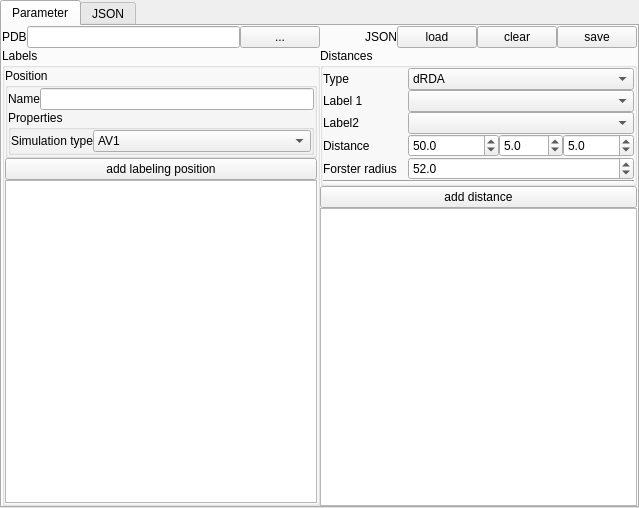
<?xml version="1.0" encoding="UTF-8"?>
<ui version="4.0">
 <class>Form</class>
 <widget class="QWidget" name="Form">
  <property name="geometry">
   <rect>
    <x>0</x>
    <y>0</y>
    <width>639</width>
    <height>508</height>
   </rect>
  </property>
  <property name="windowTitle">
   <string>fps.json editor</string>
  </property>
  <property name="windowIcon">
   <iconset>
    <normaloff>:/icons/icons/pdb2label.ico</normaloff>:/icons/icons/pdb2label.ico</iconset>
  </property>
  <layout class="QVBoxLayout" name="verticalLayout_2">
   <property name="spacing">
    <number>0</number>
   </property>
   <property name="leftMargin">
    <number>0</number>
   </property>
   <property name="topMargin">
    <number>0</number>
   </property>
   <property name="rightMargin">
    <number>0</number>
   </property>
   <property name="bottomMargin">
    <number>0</number>
   </property>
   <item>
    <widget class="QTabWidget" name="tabWidget">
     <property name="currentIndex">
      <number>0</number>
     </property>
     <widget class="QWidget" name="tab">
      <attribute name="title">
       <string>Parameter</string>
      </attribute>
      <layout class="QGridLayout" name="gridLayout_4">
       <property name="leftMargin">
        <number>0</number>
       </property>
       <property name="topMargin">
        <number>0</number>
       </property>
       <property name="rightMargin">
        <number>0</number>
       </property>
       <property name="bottomMargin">
        <number>0</number>
       </property>
       <property name="spacing">
        <number>0</number>
       </property>
       <item row="1" column="0" rowspan="3">
        <widget class="QGroupBox" name="groupBox_2">
         <property name="sizePolicy">
          <sizepolicy hsizetype="Preferred" vsizetype="Minimum">
           <horstretch>0</horstretch>
           <verstretch>0</verstretch>
          </sizepolicy>
         </property>
         <property name="title">
          <string>Labels</string>
         </property>
         <layout class="QGridLayout" name="gridLayout">
          <property name="leftMargin">
           <number>0</number>
          </property>
          <property name="topMargin">
           <number>0</number>
          </property>
          <property name="rightMargin">
           <number>0</number>
          </property>
          <property name="bottomMargin">
           <number>0</number>
          </property>
          <property name="spacing">
           <number>0</number>
          </property>
          <item row="0" column="0">
           <widget class="QGroupBox" name="groupBox">
            <property name="sizePolicy">
             <sizepolicy hsizetype="Expanding" vsizetype="Preferred">
              <horstretch>0</horstretch>
              <verstretch>0</verstretch>
             </sizepolicy>
            </property>
            <property name="title">
             <string>Position</string>
            </property>
            <layout class="QGridLayout" name="gridLayout_5">
             <property name="leftMargin">
              <number>0</number>
             </property>
             <property name="topMargin">
              <number>0</number>
             </property>
             <property name="rightMargin">
              <number>0</number>
             </property>
             <property name="bottomMargin">
              <number>0</number>
             </property>
             <property name="spacing">
              <number>0</number>
             </property>
             <item row="1" column="0">
              <widget class="QLabel" name="label_7">
               <property name="text">
                <string>Name</string>
               </property>
              </widget>
             </item>
             <item row="3" column="0" colspan="3">
              <layout class="QVBoxLayout" name="verticalLayout_3">
               <property name="spacing">
                <number>0</number>
               </property>
              </layout>
             </item>
             <item row="1" column="1">
              <widget class="QLineEdit" name="lineEdit_2"/>
             </item>
             <item row="4" column="0" colspan="2">
              <widget class="QGroupBox" name="groupBox_3">
               <property name="sizePolicy">
                <sizepolicy hsizetype="Expanding" vsizetype="Preferred">
                 <horstretch>0</horstretch>
                 <verstretch>0</verstretch>
                </sizepolicy>
               </property>
               <property name="title">
                <string>Properties</string>
               </property>
               <layout class="QGridLayout" name="gridLayout_2">
                <property name="leftMargin">
                 <number>0</number>
                </property>
                <property name="topMargin">
                 <number>0</number>
                </property>
                <property name="rightMargin">
                 <number>0</number>
                </property>
                <property name="bottomMargin">
                 <number>0</number>
                </property>
                <property name="spacing">
                 <number>0</number>
                </property>
                <item row="0" column="0">
                 <widget class="QLabel" name="label_2">
                  <property name="text">
                   <string>Simulation type</string>
                  </property>
                 </widget>
                </item>
                <item row="0" column="1">
                 <widget class="QComboBox" name="comboBox">
                  <property name="sizePolicy">
                   <sizepolicy hsizetype="Expanding" vsizetype="Fixed">
                    <horstretch>0</horstretch>
                    <verstretch>0</verstretch>
                   </sizepolicy>
                  </property>
                  <item>
                   <property name="text">
                    <string>AV1</string>
                   </property>
                  </item>
                  <item>
                   <property name="text">
                    <string>AV0</string>
                   </property>
                  </item>
                  <item>
                   <property name="text">
                    <string>AV3</string>
                   </property>
                  </item>
                 </widget>
                </item>
                <item row="1" column="0" colspan="3">
                 <layout class="QVBoxLayout" name="verticalLayout_4">
                  <property name="spacing">
                   <number>0</number>
                  </property>
                 </layout>
                </item>
               </layout>
              </widget>
             </item>
            </layout>
           </widget>
          </item>
          <item row="1" column="0">
           <widget class="QPushButton" name="pushButton_2">
            <property name="sizePolicy">
             <sizepolicy hsizetype="Minimum" vsizetype="Fixed">
              <horstretch>0</horstretch>
              <verstretch>0</verstretch>
             </sizepolicy>
            </property>
            <property name="maximumSize">
             <size>
              <width>16777215</width>
              <height>16777215</height>
             </size>
            </property>
            <property name="text">
             <string>add labeling position</string>
            </property>
           </widget>
          </item>
          <item row="2" column="0">
           <widget class="QListWidget" name="listWidget">
            <property name="sizePolicy">
             <sizepolicy hsizetype="MinimumExpanding" vsizetype="Expanding">
              <horstretch>0</horstretch>
              <verstretch>0</verstretch>
             </sizepolicy>
            </property>
            <property name="maximumSize">
             <size>
              <width>16777215</width>
              <height>16777215</height>
             </size>
            </property>
            <property name="toolTip">
             <string>&lt;html&gt;&lt;head/&gt;&lt;body&gt;&lt;p&gt;List of labeling positions:&lt;/p&gt;&lt;p&gt;A double click on a position deletes the position from the list.&lt;/p&gt;&lt;/body&gt;&lt;/html&gt;</string>
            </property>
           </widget>
          </item>
         </layout>
        </widget>
       </item>
       <item row="0" column="0">
        <layout class="QHBoxLayout" name="horizontalLayout_2">
         <property name="spacing">
          <number>0</number>
         </property>
         <item>
          <widget class="QLabel" name="label">
           <property name="sizePolicy">
            <sizepolicy hsizetype="Fixed" vsizetype="Preferred">
             <horstretch>0</horstretch>
             <verstretch>0</verstretch>
            </sizepolicy>
           </property>
           <property name="text">
            <string>PDB</string>
           </property>
          </widget>
         </item>
         <item>
          <widget class="QLineEdit" name="lineEdit">
           <property name="readOnly">
            <bool>true</bool>
           </property>
          </widget>
         </item>
         <item>
          <widget class="QPushButton" name="toolButton_4">
           <property name="sizePolicy">
            <sizepolicy hsizetype="Fixed" vsizetype="Minimum">
             <horstretch>0</horstretch>
             <verstretch>0</verstretch>
            </sizepolicy>
           </property>
           <property name="text">
            <string>...</string>
           </property>
          </widget>
         </item>
        </layout>
       </item>
       <item row="0" column="1" colspan="4">
        <layout class="QHBoxLayout" name="horizontalLayout_3">
         <property name="spacing">
          <number>0</number>
         </property>
         <item>
          <spacer name="horizontalSpacer">
           <property name="orientation">
            <enum>Qt::Horizontal</enum>
           </property>
           <property name="sizeHint" stdset="0">
            <size>
             <width>40</width>
             <height>20</height>
            </size>
           </property>
          </spacer>
         </item>
         <item>
          <widget class="QLabel" name="label_10">
           <property name="sizePolicy">
            <sizepolicy hsizetype="Fixed" vsizetype="Preferred">
             <horstretch>0</horstretch>
             <verstretch>0</verstretch>
            </sizepolicy>
           </property>
           <property name="text">
            <string>JSON</string>
           </property>
          </widget>
         </item>
         <item>
          <widget class="QPushButton" name="toolButton_2">
           <property name="text">
            <string>load</string>
           </property>
          </widget>
         </item>
         <item>
          <widget class="QPushButton" name="toolButton_3">
           <property name="text">
            <string>clear</string>
           </property>
          </widget>
         </item>
         <item>
          <widget class="QPushButton" name="toolButton">
           <property name="text">
            <string>save</string>
           </property>
          </widget>
         </item>
        </layout>
       </item>
       <item row="1" column="2" colspan="2">
        <widget class="QGroupBox" name="groupBox_4">
         <property name="title">
          <string>Distances</string>
         </property>
         <layout class="QGridLayout" name="gridLayout_3">
          <property name="leftMargin">
           <number>0</number>
          </property>
          <property name="topMargin">
           <number>0</number>
          </property>
          <property name="rightMargin">
           <number>0</number>
          </property>
          <property name="bottomMargin">
           <number>0</number>
          </property>
          <property name="spacing">
           <number>0</number>
          </property>
          <item row="1" column="2" colspan="4">
           <widget class="QComboBox" name="comboBox_2">
            <property name="sizePolicy">
             <sizepolicy hsizetype="MinimumExpanding" vsizetype="Fixed">
              <horstretch>0</horstretch>
              <verstretch>0</verstretch>
             </sizepolicy>
            </property>
           </widget>
          </item>
          <item row="2" column="0">
           <widget class="QLabel" name="label_5">
            <property name="text">
             <string>Label2</string>
            </property>
           </widget>
          </item>
          <item row="7" column="0" colspan="6">
           <widget class="Line" name="line">
            <property name="orientation">
             <enum>Qt::Horizontal</enum>
            </property>
           </widget>
          </item>
          <item row="3" column="0" colspan="2">
           <widget class="QLabel" name="label_8">
            <property name="sizePolicy">
             <sizepolicy hsizetype="Fixed" vsizetype="Preferred">
              <horstretch>0</horstretch>
              <verstretch>0</verstretch>
             </sizepolicy>
            </property>
            <property name="text">
             <string>Distance </string>
            </property>
           </widget>
          </item>
          <item row="3" column="5">
           <widget class="QDoubleSpinBox" name="doubleSpinBox_3">
            <property name="toolTip">
             <string>Experimental error in negative direction</string>
            </property>
            <property name="decimals">
             <number>1</number>
            </property>
            <property name="maximum">
             <double>99999.000000000000000</double>
            </property>
            <property name="value">
             <double>5.000000000000000</double>
            </property>
           </widget>
          </item>
          <item row="1" column="0">
           <widget class="QLabel" name="label_3">
            <property name="text">
             <string>Label 1</string>
            </property>
           </widget>
          </item>
          <item row="2" column="2" colspan="4">
           <widget class="QComboBox" name="comboBox_4">
            <property name="sizePolicy">
             <sizepolicy hsizetype="Expanding" vsizetype="Fixed">
              <horstretch>0</horstretch>
              <verstretch>0</verstretch>
             </sizepolicy>
            </property>
           </widget>
          </item>
          <item row="3" column="4">
           <widget class="QDoubleSpinBox" name="doubleSpinBox_2">
            <property name="toolTip">
             <string>Experimental error in positive direction</string>
            </property>
            <property name="decimals">
             <number>1</number>
            </property>
            <property name="maximum">
             <double>9999.000000000000000</double>
            </property>
            <property name="value">
             <double>5.000000000000000</double>
            </property>
           </widget>
          </item>
          <item row="4" column="2" colspan="4">
           <widget class="QDoubleSpinBox" name="doubleSpinBox_4">
            <property name="toolTip">
             <string>Forster radius of the label pair</string>
            </property>
            <property name="decimals">
             <number>1</number>
            </property>
            <property name="maximum">
             <double>999.000000000000000</double>
            </property>
            <property name="singleStep">
             <double>0.500000000000000</double>
            </property>
            <property name="value">
             <double>52.000000000000000</double>
            </property>
           </widget>
          </item>
          <item row="4" column="0" colspan="2">
           <widget class="QLabel" name="label_9">
            <property name="text">
             <string>Forster radius</string>
            </property>
           </widget>
          </item>
          <item row="3" column="2" colspan="2">
           <widget class="QDoubleSpinBox" name="doubleSpinBox">
            <property name="toolTip">
             <string>Experimental distance</string>
            </property>
            <property name="decimals">
             <number>1</number>
            </property>
            <property name="maximum">
             <double>999.000000000000000</double>
            </property>
            <property name="value">
             <double>50.000000000000000</double>
            </property>
           </widget>
          </item>
          <item row="0" column="0">
           <widget class="QLabel" name="label_4">
            <property name="sizePolicy">
             <sizepolicy hsizetype="Fixed" vsizetype="Preferred">
              <horstretch>0</horstretch>
              <verstretch>0</verstretch>
             </sizepolicy>
            </property>
            <property name="text">
             <string>Type</string>
            </property>
           </widget>
          </item>
          <item row="0" column="2" colspan="4">
           <widget class="QComboBox" name="comboBox_3">
            <property name="sizePolicy">
             <sizepolicy hsizetype="MinimumExpanding" vsizetype="Fixed">
              <horstretch>0</horstretch>
              <verstretch>0</verstretch>
             </sizepolicy>
            </property>
            <property name="toolTip">
             <string>Type of the distance</string>
            </property>
            <item>
             <property name="text">
              <string>dRDA</string>
             </property>
            </item>
            <item>
             <property name="text">
              <string>dRDAE</string>
             </property>
            </item>
            <item>
             <property name="text">
              <string>dRMP</string>
             </property>
            </item>
            <item>
             <property name="text">
              <string>pRDA</string>
             </property>
            </item>
           </widget>
          </item>
         </layout>
        </widget>
       </item>
       <item row="3" column="2">
        <widget class="QListWidget" name="listWidget_2">
         <property name="sizePolicy">
          <sizepolicy hsizetype="Expanding" vsizetype="Expanding">
           <horstretch>0</horstretch>
           <verstretch>0</verstretch>
          </sizepolicy>
         </property>
         <property name="minimumSize">
          <size>
           <width>150</width>
           <height>0</height>
          </size>
         </property>
         <property name="maximumSize">
          <size>
           <width>16777215</width>
           <height>16777215</height>
          </size>
         </property>
         <property name="toolTip">
          <string>List of experimental distances</string>
         </property>
        </widget>
       </item>
       <item row="2" column="2">
        <widget class="QPushButton" name="pushButton_3">
         <property name="sizePolicy">
          <sizepolicy hsizetype="Minimum" vsizetype="Fixed">
           <horstretch>0</horstretch>
           <verstretch>0</verstretch>
          </sizepolicy>
         </property>
         <property name="text">
          <string>add distance</string>
         </property>
        </widget>
       </item>
      </layout>
     </widget>
     <widget class="QWidget" name="tab_2">
      <attribute name="title">
       <string>JSON</string>
      </attribute>
      <layout class="QVBoxLayout" name="verticalLayout">
       <property name="spacing">
        <number>0</number>
       </property>
       <property name="leftMargin">
        <number>0</number>
       </property>
       <property name="topMargin">
        <number>0</number>
       </property>
       <property name="rightMargin">
        <number>0</number>
       </property>
       <property name="bottomMargin">
        <number>0</number>
       </property>
       <item>
        <widget class="QPushButton" name="toolButton_5">
         <property name="text">
          <string>update</string>
         </property>
        </widget>
       </item>
      </layout>
     </widget>
    </widget>
   </item>
  </layout>
  <action name="actionClear">
   <property name="icon">
    <iconset resource="../../../resources/resource.qrc">
     <normaloff>:/icons/icons/Edit-delete-2.svg</normaloff>:/icons/icons/Edit-delete-2.svg</iconset>
   </property>
   <property name="text">
    <string>clear</string>
   </property>
  </action>
  <action name="actionLoad">
   <property name="icon">
    <iconset resource="../../../resources/resource.qrc">
     <normaloff>:/icons/icons/document-open.svg</normaloff>:/icons/icons/document-open.svg</iconset>
   </property>
   <property name="text">
    <string>Load</string>
   </property>
  </action>
  <action name="actionSave">
   <property name="icon">
    <iconset>
     <normaloff>:/icons/icons/Document-save.svg</normaloff>:/icons/icons/Document-save.svg</iconset>
   </property>
   <property name="text">
    <string>Save</string>
   </property>
  </action>
  <action name="actionReadTextEdit">
   <property name="text">
    <string>ReadTextEdit</string>
   </property>
  </action>
  <action name="actionRemoveLabelingPosition">
   <property name="text">
    <string>RemoveLabelingPosition</string>
   </property>
  </action>
  <action name="actionRemove_distance">
   <property name="text">
    <string>Remove distance</string>
   </property>
  </action>
 </widget>
 <resources>
  <include location="../../../gui/resources/resource.qrc"/>
 </resources>
 <connections>
  <connection>
   <sender>toolButton_2</sender>
   <signal>clicked()</signal>
   <receiver>actionLoad</receiver>
   <slot>trigger()</slot>
   <hints>
    <hint type="sourcelabel">
     <x>512</x>
     <y>52</y>
    </hint>
    <hint type="destinationlabel">
     <x>-1</x>
     <y>-1</y>
    </hint>
   </hints>
  </connection>
  <connection>
   <sender>toolButton_3</sender>
   <signal>clicked()</signal>
   <receiver>actionClear</receiver>
   <slot>trigger()</slot>
   <hints>
    <hint type="sourcelabel">
     <x>546</x>
     <y>52</y>
    </hint>
    <hint type="destinationlabel">
     <x>-1</x>
     <y>-1</y>
    </hint>
   </hints>
  </connection>
  <connection>
   <sender>toolButton</sender>
   <signal>clicked()</signal>
   <receiver>actionSave</receiver>
   <slot>trigger()</slot>
   <hints>
    <hint type="sourcelabel">
     <x>582</x>
     <y>52</y>
    </hint>
    <hint type="destinationlabel">
     <x>-1</x>
     <y>-1</y>
    </hint>
   </hints>
  </connection>
  <connection>
   <sender>toolButton_5</sender>
   <signal>clicked()</signal>
   <receiver>actionReadTextEdit</receiver>
   <slot>trigger()</slot>
   <hints>
    <hint type="sourcelabel">
     <x>200</x>
     <y>92</y>
    </hint>
    <hint type="destinationlabel">
     <x>-1</x>
     <y>-1</y>
    </hint>
   </hints>
  </connection>
  <connection>
   <sender>listWidget</sender>
   <signal>doubleClicked(QModelIndex)</signal>
   <receiver>actionRemoveLabelingPosition</receiver>
   <slot>trigger()</slot>
   <hints>
    <hint type="sourcelabel">
     <x>158</x>
     <y>350</y>
    </hint>
    <hint type="destinationlabel">
     <x>-1</x>
     <y>-1</y>
    </hint>
   </hints>
  </connection>
  <connection>
   <sender>listWidget_2</sender>
   <signal>doubleClicked(QModelIndex)</signal>
   <receiver>actionRemove_distance</receiver>
   <slot>trigger()</slot>
   <hints>
    <hint type="sourcelabel">
     <x>474</x>
     <y>363</y>
    </hint>
    <hint type="destinationlabel">
     <x>-1</x>
     <y>-1</y>
    </hint>
   </hints>
  </connection>
 </connections>
</ui>
